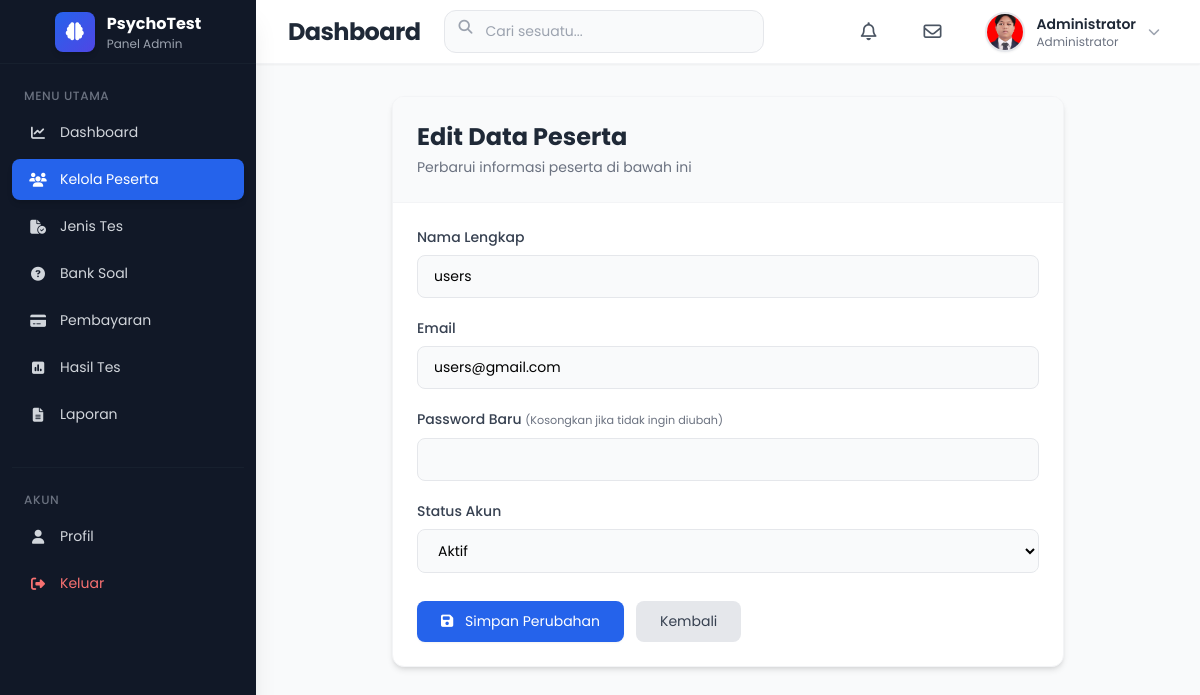
The app's page /admin/users/user_edit.php?id=1 (signed in) with its own data.
### tables this page shows
CREATE TABLE `users` (
  `id` int NOT NULL,
  `fullname` varchar(100) NOT NULL,
  `email` varchar(100) NOT NULL,
  `password` varchar(255) NOT NULL,
  `role` enum('admin','peserta') DEFAULT 'peserta',
  `status` enum('active','inactive') DEFAULT 'active',
  `created_at` timestamp NULL DEFAULT CURRENT_TIMESTAMP,
  `profile_pic` varchar(255) DEFAULT 'default.png'
);

### admin/users/user_edit.php (the view, shortened to what this page needs)
<?php
include "../../config/database.php";
$id = (int)$_GET['id'];
$data = mysqli_query($conn, "SELECT * FROM users WHERE id='$id' AND role='peserta'");
$user = mysqli_fetch_assoc($data);
include "../../includes/admin_header.php";
include "../../includes/admin_sidebar.php";
include "../../includes/admin_navbar.php";
?>
<div class="ml-64 mt-16 p-8 bg-gray-50 min-h-screen">
  <div class="max-w-2xl mx-auto bg-white rounded-xl shadow-md border border-gray-100 overflow-hidden card-animate">
    <div class="p-6 border-b border-gray-100 bg-gray-50">
      <h2 class="text-2xl font-bold text-gray-800">Edit Data Peserta</h2>
      <p class="text-gray-500 mt-1">Perbarui informasi peserta di bawah ini</p>
    </div>
    <form method="POST" class="p-6 space-y-5">
      <div>
        <label class="block text-sm font-medium text-gray-700 mb-2">Nama Lengkap</label>
        <input type="text" name="fullname" required value="<?= htmlspecialchars($user['fullname']) ?>"
          class="w-full px-4 py-2.5 border border-gray-200 rounded-lg bg-gray-50 focus:bg-white focus:ring-2 focus:ring-blue-500/20 focus:border-blue-500 outline-none transition-all">
      </div>
      <div>
        <label class="block text-sm font-medium text-gray-700 mb-2">Email</label>
        <input type="email" name="email" required value="<?= htmlspecialchars($user['email']) ?>"
          class="w-full px-4 py-2.5 border border-gray-200 rounded-lg bg-gray-50 focus:bg-white focus:ring-2 focus:ring-blue-500/20 focus:border-blue-500 outline-none transition-all">
      </div>
      <div>
        <label class="block text-sm font-medium text-gray-700 mb-2">
          Password Baru
          <small class="text-gray-500 font-normal">(Kosongkan jika tidak ingin diubah)</small>
        </label>
        <input type="password" name="password"
          class="w-full px-4 py-2.5 border border-gray-200 rounded-lg bg-gray-50 focus:bg-white focus:ring-2 focus:ring-blue-500/20 focus:border-blue-500 outline-none transition-all">
      </div>
      <div>
        <label class="block text-sm font-medium text-gray-700 mb-2">Status Akun</label>
        <select name="status"
          class="w-full px-4 py-2.5 border border-gray-200 rounded-lg bg-gray-50 focus:bg-white focus:ring-2 focus:ring-blue-500/20 focus:border-blue-500 outline-none transition-all">
          <option value="active" <?= $user['status'] == 'active' ? 'selected' : '' ?>>Aktif</option>
        </select>
      </div>
      <div class="flex gap-3 pt-2">
        <button type="submit" name="update"
          class="bg-blue-600 hover:bg-blue-700 text-white px-6 py-2.5 rounded-lg shadow-sm hover:shadow transition-all duration-200">
          <i class="fa-solid fa-save mr-2"></i> Simpan Perubahan
        </button>
        <a href="users.php"
          class="bg-gray-200 hover:bg-gray-300 text-gray-700 px-6 py-2.5 rounded-lg transition-all duration-200">
          Kembali
        </a>
      </div>
    </form>
  </div>
</div>
<?php include "../../includes/admin_footer.php"; ?>

### includes/admin_navbar.php (shortened to what this page needs)
<?php
$admin_id = (int)$_SESSION['id'];
$user_nav = mysqli_fetch_assoc(mysqli_query($conn, "SELECT fullname, profile_pic FROM users WHERE id = '$admin_id' LIMIT 1"));
$foto_nav = !empty($user_nav['profile_pic'])
  ? "/PsychoTest/admin/profile/profiles/" . $user_nav['profile_pic']
  : "../assets/images/default.png";
?>
<nav class="fixed top-0 left-64 right-0 h-16 bg-white shadow-sm border-b border-gray-100 z-40 transition-all duration-300">
  <div class="flex items-center justify-between h-full px-8">
    <div class="flex items-center gap-6">
      <h2 class="text-xl md:text-2xl font-bold text-gray-800 tracking-tight">
        Dashboard
      </h2>
      <div class="relative hidden md:block">
        <input
          type="text"
          placeholder="Cari sesuatu..."
          class="w-72 lg:w-80 pl-10 pr-4 py-2.5 rounded-xl border border-gray-200 bg-gray-50 focus:bg-white focus:ring-2 focus:ring-blue-500/20 focus:border-blue-500 outline-none transition-all duration-200">
        <i class="fa-solid fa-magnifying-glass absolute left-3.5 top-2.5 text-gray-400"></i>
      </div>
    </div>
    <div class="flex items-center gap-4 lg:gap-6">
      <a href="/PsychoTest/includes/notifikasi.php" class="relative w-10 h-10 rounded-xl hover:bg-gray-100 transition-all duration-200 flex items-center justify-center group">
        <i class="fa-regular fa-bell text-lg text-gray-600 group-hover:text-gray-800"></i>
      </a>
      <a href="/PsychoTest/includes/pesan.php" class="relative w-10 h-10 rounded-xl hover:bg-gray-100 transition-all duration-200 flex items-center justify-center group">
        <i class="fa-regular fa-envelope text-lg text-gray-600 group-hover:text-gray-800"></i>
      </a>
      <div class="relative group cursor-pointer">
        <div class="flex items-center gap-3 p-2 rounded-xl hover:bg-gray-50 transition-all duration-200">
          <img
            src="<?= htmlspecialchars($foto_nav) ?>"
            alt="Profil"
            class="w-10 h-10 rounded-full border-2 border-gray-200 object-cover shadow-sm"
            onerror="this.src='../assets/images/default.png'">
          <div class="hidden md:block text-left">
            <h4 class="font-semibold text-gray-800 text-sm">
              <?= htmlspecialchars($user_nav['fullname'] ?? "Administrator") ?>
            </h4>
            <p class="text-xs text-gray-500">
              Administrator
            </p>
          </div>
          <i class="fa-solid fa-chevron-down text-xs text-gray-400 group-hover:text-gray-600 transition-transform duration-200 group-hover:rotate-180"></i>
        </div>
      </div>
    </div>
  </div>
</nav>

### includes/admin_header.php (style rules this page uses)
* { font-family: 'Poppins', -apple-system, BlinkMacSystemFont, "Segoe UI", Roboto, Oxygen, Ubuntu, Cantarell, "Open Sans", "Helvetica Neue", sans-serif; }
body { background-color: #f8fafc; font-size: 14px; line-height: 1.6; }
.transition-all { transition: all 0.25s ease; }

### records on screen
users: profile_pic (picture), fullname "Administrator"
users: fullname "users", email "users@gmail.com", status "Aktif"
